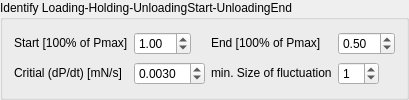
           <widget class="QGroupBox" name="groupBox_2">
            <property name="sizePolicy">
             <sizepolicy hsizetype="Preferred" vsizetype="Maximum">
              <horstretch>0</horstretch>
              <verstretch>0</verstretch>
             </sizepolicy>
            </property>
            <property name="title">
             <string>Identify Loading-Holding-UnloadingStart-UnloadingEnd</string>
            </property>
            <layout class="QGridLayout" name="gridLayout_9">
             <item row="0" column="5">
              <widget class="QLabel" name="label_7">
               <property name="sizePolicy">
                <sizepolicy hsizetype="Maximum" vsizetype="Maximum">
                 <horstretch>0</horstretch>
                 <verstretch>0</verstretch>
                </sizepolicy>
               </property>
               <property name="text">
                <string>End [100% of Pmax]</string>
               </property>
              </widget>
             </item>
             <item row="0" column="1">
              <widget class="QLabel" name="label_6">
               <property name="sizePolicy">
                <sizepolicy hsizetype="Maximum" vsizetype="Maximum">
                 <horstretch>0</horstretch>
                 <verstretch>0</verstretch>
                </sizepolicy>
               </property>
               <property name="minimumSize">
                <size>
                 <width>110</width>
                 <height>0</height>
                </size>
               </property>
               <property name="text">
                <string>Start [100% of Pmax]</string>
               </property>
              </widget>
             </item>
             <item row="0" column="6">
              <widget class="QDoubleSpinBox" name="doubleSpinBox_End_Pmax_tabCalibration">
               <property name="sizePolicy">
                <sizepolicy hsizetype="Maximum" vsizetype="Maximum">
                 <horstretch>0</horstretch>
                 <verstretch>0</verstretch>
                </sizepolicy>
               </property>
               <property name="value">
                <double>0.500000000000000</double>
               </property>
              </widget>
             </item>
             <item row="1" column="5">
              <widget class="QLabel" name="label_9">
               <property name="sizePolicy">
                <sizepolicy hsizetype="Maximum" vsizetype="Maximum">
                 <horstretch>0</horstretch>
                 <verstretch>0</verstretch>
                </sizepolicy>
               </property>
               <property name="text">
                <string>min. Size of fluctuation</string>
               </property>
              </widget>
             </item>
             <item row="1" column="4">
              <widget class="QDoubleSpinBox" name="doubleSpinBox_zeroGradDelta_tabCalibration">
               <property name="sizePolicy">
                <sizepolicy hsizetype="Maximum" vsizetype="Maximum">
                 <horstretch>0</horstretch>
                 <verstretch>0</verstretch>
                </sizepolicy>
               </property>
               <property name="decimals">
                <number>4</number>
               </property>
               <property name="value">
                <double>0.003000000000000</double>
               </property>
              </widget>
             </item>
             <item row="0" column="4">
              <widget class="QDoubleSpinBox" name="doubleSpinBox_Start_Pmax_tabCalibration">
               <property name="sizePolicy">
                <sizepolicy hsizetype="Maximum" vsizetype="Maximum">
                 <horstretch>0</horstretch>
                 <verstretch>0</verstretch>
                </sizepolicy>
               </property>
               <property name="value">
                <double>1.000000000000000</double>
               </property>
              </widget>
             </item>
             <item row="1" column="1">
              <widget class="QLabel" name="label_8">
               <property name="sizePolicy">
                <sizepolicy hsizetype="Maximum" vsizetype="Maximum">
                 <horstretch>0</horstretch>
                 <verstretch>0</verstretch>
                </sizepolicy>
               </property>
               <property name="text">
                <string>Critial (dP/dt) [mN/s] </string>
               </property>
              </widget>
             </item>
             <item row="1" column="6">
              <widget class="QSpinBox" name="spinBox_min_size_fluctuation_tabCalibration">
               <property name="sizePolicy">
                <sizepolicy hsizetype="Maximum" vsizetype="Maximum">
                 <horstretch>0</horstretch>
                 <verstretch>0</verstretch>
                </sizepolicy>
               </property>
               <property name="value">
                <number>1</number>
               </property>
              </widget>
             </item>
            </layout>
           </widget>
